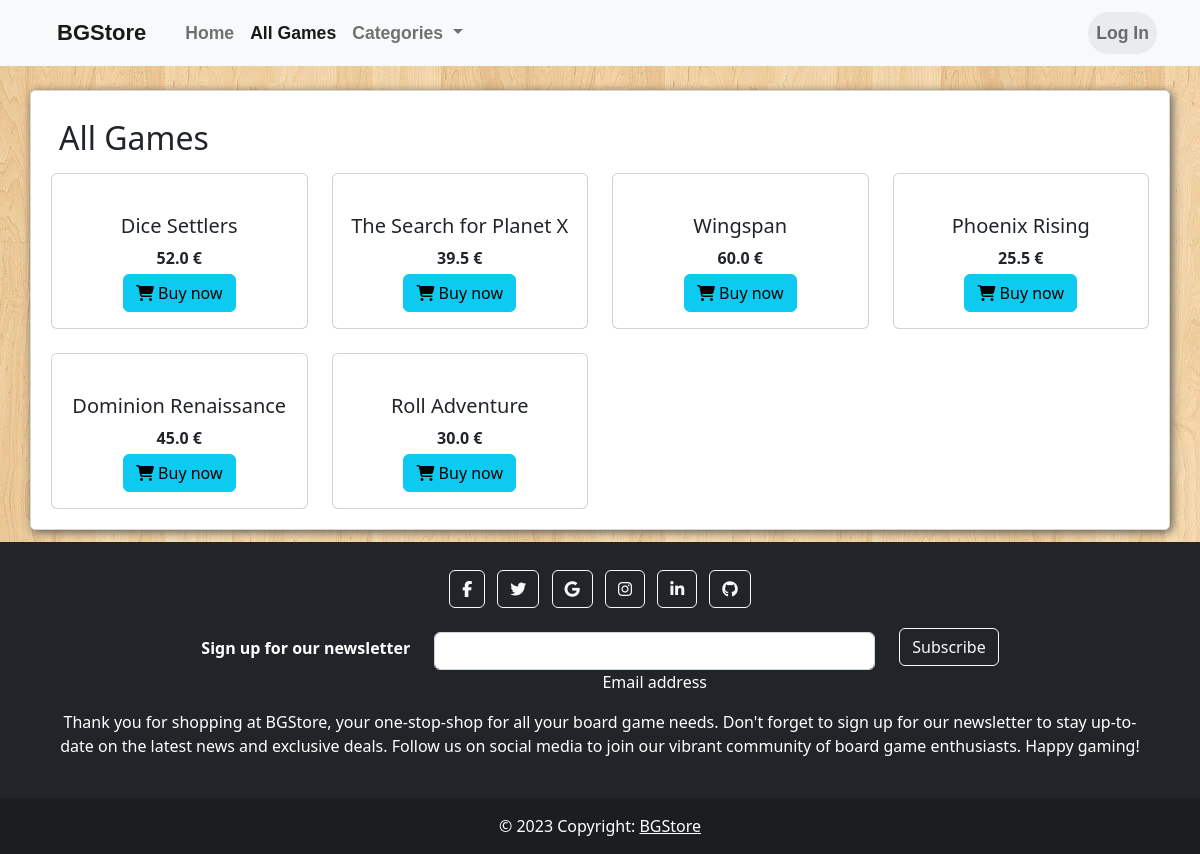
Page /products on the committed database.
### store/models.py (models this page shows, shortened)
class Product(models.Model):
    name = models.CharField(max_length=100)
    price = models.FloatField() # actually is >= 0
    stock = models.PositiveIntegerField(default=0)
    image_url = models.URLField(max_length=7919)
    video_url = models.URLField(max_length=7919, blank=True, default="")
    copies_sold = models.PositiveIntegerField(default=0)
    description = models.TextField(blank=True, default="")
    languages = models.ManyToManyField("Language", blank=True, related_name="products")

### store/views.py (the view)
# urls.py: path("products", views.products, name="products"),
def products(request):
    context = dict()
    context['active'] = 'products'
    context['games'] = models.Product.objects.all()
    context['title'] = 'All Games'
    return render(request, "store/products.html", context)

### store/templates/store/products.html (shortened to what this page needs)
{% extends 'base.html' %}
{% load static %}
{% block content %}
<h2 class="p-2">{{ title }}</h2>
    <div class="row mg-3 row-cols-md-3 g-4">
        {% for game in games %}
            <div class="col-md-3 mg-4">
                <div class="card mg-4 text-center h-100 bg whole">
                    <a href="{% url 'product' product_id=game.id %}">
                    </a>
                    <div class="card-body d-flex flex-column justify-content-center">
                        <h5 class="card-title">{{ game.name }}</h5>
                        <p class="card-text font-weight-bold" style="font-weight: bold; margin-bottom: 4px">
                            {{ game.price }} €
                        </p>
                        <a class="btn btn-info  mt-auto mx-auto" role="link" href="{% url 'buy' product_id=game.id %}">
                            <i class="fa-solid fa-cart-shopping"></i> Buy now
                        </a>
                    </div>
                </div>
            </div>
        {% endfor %}
    </div>
{% endblock content %}

### static/styles/base.css (style rules this page uses)
body { background-image: url("../images/back-main.jpg"); }

### rows in the picture
Product: name "Dice Settlers", price "52.0"
Product: name "The Search for Planet X", price "39.5"
Product: name "Wingspan", price "60.0"
Product: name "Phoenix Rising", price "25.5"
Product: name "Dominion Renaissance", price "45.0"
Product: name "Roll Adventure", price "30.0"

### other values in the picture
{{ title }} "All Games"
